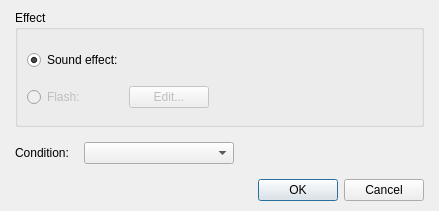
<?xml version="1.0" encoding="UTF-8"?>
<ui version="4.0">
 <class>DialogSystemAnimationFrameEffect</class>
 <widget class="QDialog" name="DialogSystemAnimationFrameEffect">
  <property name="geometry">
   <rect>
    <x>0</x>
    <y>0</y>
    <width>439</width>
    <height>211</height>
   </rect>
  </property>
  <property name="windowTitle">
   <string>Set animation effect...</string>
  </property>
  <layout class="QGridLayout" name="gridLayout_3">
   <property name="leftMargin">
    <number>15</number>
   </property>
   <property name="topMargin">
    <number>10</number>
   </property>
   <property name="rightMargin">
    <number>15</number>
   </property>
   <property name="bottomMargin">
    <number>10</number>
   </property>
   <item row="0" column="0">
    <layout class="QVBoxLayout" name="verticalLayout_2" stretch="1,0">
     <property name="spacing">
      <number>15</number>
     </property>
     <item>
      <layout class="QVBoxLayout" name="verticalLayout">
       <item>
        <widget class="QGroupBox" name="groupBoxEffect">
         <property name="title">
          <string>Effect</string>
         </property>
         <layout class="QGridLayout" name="gridLayout_2">
          <item row="0" column="0">
           <layout class="QGridLayout" name="gridLayout" columnstretch="0,0,0,1">
            <item row="0" column="0">
             <widget class="QRadioButton" name="radioButtonSoundEffect">
              <property name="text">
               <string>Sound effect:</string>
              </property>
              <property name="checked">
               <bool>true</bool>
              </property>
             </widget>
            </item>
            <item row="0" column="1" colspan="2">
             <widget class="WidgetSong" name="widgetSongSoundEffect" native="true">
              <property name="minimumSize">
               <size>
                <width>250</width>
                <height>27</height>
               </size>
              </property>
              <property name="maximumSize">
               <size>
                <width>200</width>
                <height>27</height>
               </size>
              </property>
             </widget>
            </item>
            <item row="0" column="3" rowspan="2">
             <spacer name="horizontalSpacer_2">
              <property name="orientation">
               <enum>Qt::Horizontal</enum>
              </property>
              <property name="sizeHint" stdset="0">
               <size>
                <width>13</width>
                <height>68</height>
               </size>
              </property>
             </spacer>
            </item>
            <item row="1" column="0">
             <widget class="QRadioButton" name="radioButtonFlash">
              <property name="enabled">
               <bool>false</bool>
              </property>
              <property name="text">
               <string>Flash:</string>
              </property>
             </widget>
            </item>
            <item row="1" column="1">
             <widget class="QPushButton" name="pushButtonFlash">
              <property name="enabled">
               <bool>false</bool>
              </property>
              <property name="text">
               <string>Edit...</string>
              </property>
             </widget>
            </item>
            <item row="1" column="2">
             <spacer name="horizontalSpacer">
              <property name="orientation">
               <enum>Qt::Horizontal</enum>
              </property>
              <property name="sizeHint" stdset="0">
               <size>
                <width>138</width>
                <height>20</height>
               </size>
              </property>
             </spacer>
            </item>
           </layout>
          </item>
         </layout>
        </widget>
       </item>
       <item>
        <layout class="QHBoxLayout" name="horizontalLayout" stretch="0,0,1">
         <item>
          <widget class="QLabel" name="labelCondition">
           <property name="text">
            <string>Condition:</string>
           </property>
          </widget>
         </item>
         <item>
          <widget class="QComboBox" name="comboBoxCondition">
           <property name="minimumSize">
            <size>
             <width>150</width>
             <height>0</height>
            </size>
           </property>
          </widget>
         </item>
         <item>
          <spacer name="horizontalSpacer_3">
           <property name="orientation">
            <enum>Qt::Horizontal</enum>
           </property>
           <property name="sizeHint" stdset="0">
            <size>
             <width>228</width>
             <height>20</height>
            </size>
           </property>
          </spacer>
         </item>
        </layout>
       </item>
      </layout>
     </item>
     <item>
      <widget class="QDialogButtonBox" name="buttonBox">
       <property name="orientation">
        <enum>Qt::Horizontal</enum>
       </property>
       <property name="standardButtons">
        <set>QDialogButtonBox::Cancel|QDialogButtonBox::Ok</set>
       </property>
      </widget>
     </item>
    </layout>
   </item>
  </layout>
 </widget>
 <customwidgets>
  <customwidget>
   <class>WidgetSong</class>
   <extends>QWidget</extends>
   <header>widgetsong.h</header>
   <container>1</container>
  </customwidget>
 </customwidgets>
 <resources/>
 <connections>
  <connection>
   <sender>buttonBox</sender>
   <signal>accepted()</signal>
   <receiver>DialogSystemAnimationFrameEffect</receiver>
   <slot>accept()</slot>
   <hints>
    <hint type="sourcelabel">
     <x>248</x>
     <y>254</y>
    </hint>
    <hint type="destinationlabel">
     <x>157</x>
     <y>274</y>
    </hint>
   </hints>
  </connection>
  <connection>
   <sender>buttonBox</sender>
   <signal>rejected()</signal>
   <receiver>DialogSystemAnimationFrameEffect</receiver>
   <slot>reject()</slot>
   <hints>
    <hint type="sourcelabel">
     <x>316</x>
     <y>260</y>
    </hint>
    <hint type="destinationlabel">
     <x>286</x>
     <y>274</y>
    </hint>
   </hints>
  </connection>
 </connections>
</ui>
